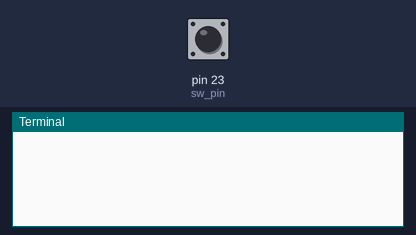
Simulated run of this program. Board: Raspberry Pi (header pin numbers). Parts: the last lines printed to the terminal. Inputs (shaded band) come from the test bench; at power-on: pin 23 (sw_pin) HIGH. No MQTT or app messages arrive unless stated.

Above: at 1.3 s.
1.4 s: pin 23 (sw_pin) pulled LOW for 0.15 s
At 2.2 s:
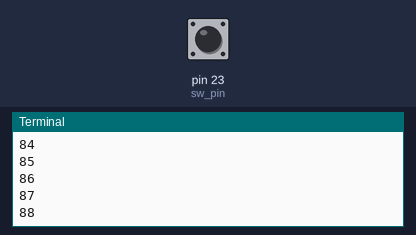
3.0 s: pin 23 (sw_pin) pulled LOW for 1 s
At 4.7 s:
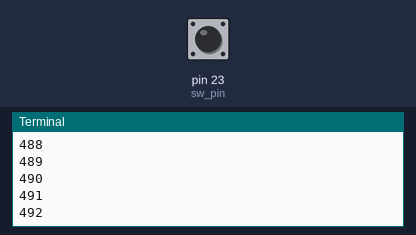
5.5 s: pin 23 (sw_pin) pulled LOW for 0.15 s
At 6.5 s:
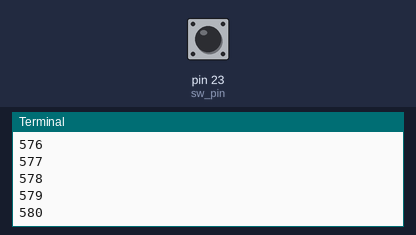
Timing chart, 0 to 8.5 s (numbered marks = the images above; inputs shaded):
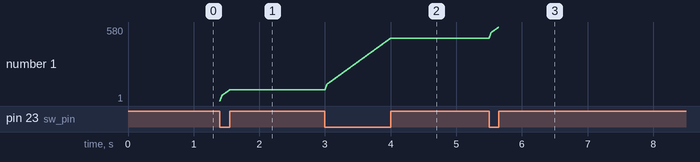

Measured:
- after the input at 1.4 s, the terminal: prints a new line at once (image 1)

The program:

iriot.py
```python
import RPi.GPIO as sw
import paho.mqtt.client as mqtt

mqttc = mqtt.Client("python_pub")
mqttc.connect("iot.eclipse.org", 1883)


sw.setmode(sw.BOARD)
sw.setwarnings(False)

sw_pin=23
sw.setup(sw_pin,sw.IN,pull_up_down=sw.PUD_UP)

n=0

while True:
    x=sw.input(sw_pin)
    if(x==0):
        mqttc.publish("IR", "Detected")
	n+=1
	print(n)
#    else:
#	mqttc.publish("IR", "Not Detected")
```
